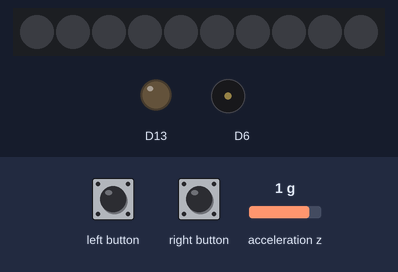
The sketch below on a simulated Adafruit Circuit Playground Express. On the bench: 10 RGB LEDs in strip order, left to right, output pins drawn as LEDs (lit = HIGH), buzzer (waves = sounding). The inputs (shaded band) are chosen by the test bench; at power-on: acceleration z 1 g.

Above: at 4.2 s.
4.3 s: left button pressed for 0.25 s
At 4.6 s:
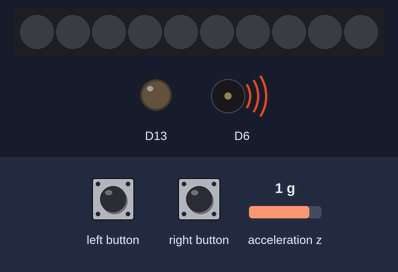
6.1 s: left button pressed for 3.2 s
At 10.5 s:
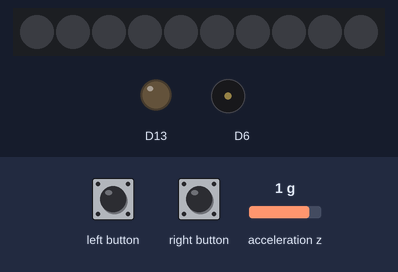
Timing chart, 0 to 12.0 s (numbered marks = the images above; inputs shaded):
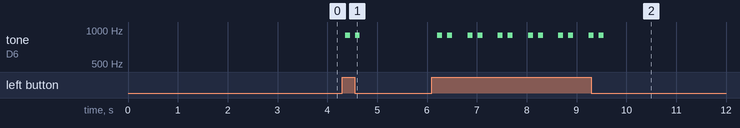

Measured:
- after the input at 4.3 s, tone on D6: alternates 900 Hz for 0.10 s and silent for 0.10 s, 4 changes in all, then stays silent, starting after 0.06 s
- after the input at 6.1 s, tone on D6: silent → 900 Hz after 0.11 s, then repeats every 0.61 s: silent 0.10 s, 900 Hz 0.10 s, silent 0.31 s, 900 Hz 0.10 s, until it stays silent from 9.5 s

The sketch:

slouch_sensor.ino
```cpp
//code is learned from https://learn.adafruit.com/circuit-playground-slouch-detector/slouch-detector-v3

#include <Adafruit_CircuitPlayground.h>

#define SLOUCH_ANGLE        10.0      // allowable slouch angle (deg)
#define SLOUCH_TIME         3000      // allowable slouch time (secs)
#define GRAVITY             9.80665   // standard gravity (m/s^s)
#define RAD2DEG             52.29578  // convert radians to degrees

float currentAngle;
float targetAngle;
unsigned long slouchStartTime;
bool slouching;


void setup() {

  Serial.begin(9600); // initialize serial.

  // Initialize Circuit Playground
  CircuitPlayground.begin();

  // Initialize target angle to zero.
  targetAngle = 0;
}


void loop() {
  // Compute current angle
  currentAngle = RAD2DEG * asin(-CircuitPlayground.motionZ() / GRAVITY);

  // Set target angle on button press
  if (CircuitPlayground.leftButton()) {
    targetAngle = currentAngle;
    CircuitPlayground.playTone(900, 100);
    delay(100);
    CircuitPlayground.playTone(900, 100);
    delay(100);
  }

  //set Timer
  if (CircuitPlayground.rightButton()) {
    CircuitPlayground.playTone(900, 100);
    delay(100);
    CircuitPlayground.playTone(900, 100);
    delay(10000);
    for (int pixel = 0; pixel < 10; pixel++) {
      CircuitPlayground.setPixelColor(pixel, 255, 0, 0); //trun on all Neopixels to red when times up
      delay(50);
    }
    // Play a tone
    CircuitPlayground.playTone(800, 500);
    delay(10);
    CircuitPlayground.playTone(800, 500);
    delay(10);
    CircuitPlayground.playTone(800, 500);
  } else {
    for (int pixel = 0; pixel < 10; pixel++) {
      CircuitPlayground.setPixelColor(pixel, 0, 0, 0); //trun off all Neopixels if no action applied
      delay(10);
    }
  }
  // Check for slouching
  if (currentAngle - targetAngle > SLOUCH_ANGLE) {
    if (!slouching) slouchStartTime = millis();
    slouching = true;
  } else {
    slouching = false;
  }

  // If we are slouching
  if (slouching) {
    // Check how long we've been slouching
    if (millis() - slouchStartTime > SLOUCH_TIME) {
      for (int pixel = 0; pixel < 10; pixel++) {
        CircuitPlayground.setPixelColor(pixel, 255, 0, 0); //trun on all Neopixels to red if detected slouching
        delay(50);
      }
      // Play a tone
      CircuitPlayground.playTone(800, 500);
    }
  } else {
    for (int pixel = 0; pixel < 10; pixel++) {
      CircuitPlayground.setPixelColor(pixel, 0, 0, 0); //trun off all Neopixels if not detected slouching
      delay(10);
    }
  }
}
```
